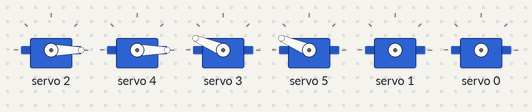
The sketch below on a simulated Arduino Uno, built with avr-gcc and run on an emulated ATmega328P. Parts: 6 × servo. What the sketch prints to the serial monitor is not drawn.

Above: at 0.05 s.
At 1.75 s:
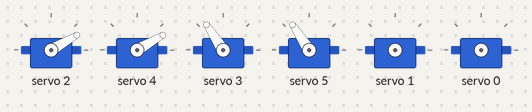
At 3.5 s:
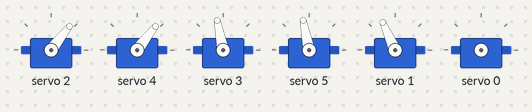
At 7.0 s:
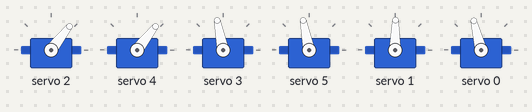
At 10.15 s:
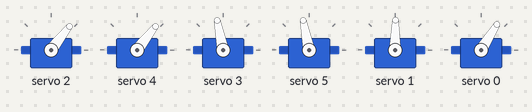
At 14.0 s:
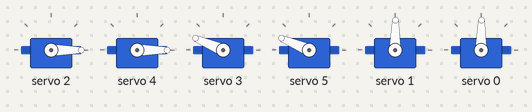
Timing chart, 0 to 18.2 s (numbered marks = the images above):
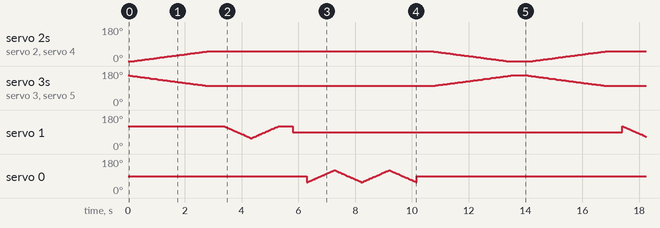

The sketch:

eye_Ball.ino
```cpp
#include <Wire.h>
#include <Adafruit_PWMServoDriver.h>

Adafruit_PWMServoDriver pwm = Adafruit_PWMServoDriver(0x40);

#define SERVOMIN  100  // Minimum pulse length for 0°
#define SERVOMAX  500  // Maximum pulse length for 180°

#define Yarm 0
#define Xarm 1
#define top_left_eyelid 2
#define bottom_left_eyelid 3
#define top_right_eyelid 4
#define bottom_right_eyelid 5

void setup() {
    Serial.begin(115200);
    Wire.begin();
    pwm.begin();
    pwm.setPWMFreq(50); // 50Hz for servos

    Serial.println("Starting synchronized slow blink...");
}

void loop() {
    eye_open();
    delay(500);
    rotate_X_axis();
    delay(500);
    eye_center();
    delay(500);
    rotate_Y_axis();
    rotate_Y_axis();
    delay(500);
    eye_close();
    delay(500);
    //slow_blink(); // Blink the eyes
    //delay(1000);  // Wait before blinking again
}

// Function to move servo to a specific angle
void setServoAngle(int channel, int angle) {
    int pulse = map(angle, 0, 180, SERVOMIN, SERVOMAX);
    pwm.setPWM(channel, 0, pulse);
}

// Function for smooth synchronized blinking
void slow_blink() {
    for (int angle = 55; angle >= 2; angle--) {
        setServoAngle(top_left_eyelid, angle);
        setServoAngle(top_right_eyelid, angle);
        setServoAngle(bottom_left_eyelid, 36 + (120 - angle));
        setServoAngle(bottom_right_eyelid, 36 + (120 - angle));
        delay(50); // Adjust for smoothness
    }

    delay(100); // Keep eyes closed for a brief moment

    for (int angle = 2; angle <= 55; angle++) {
        setServoAngle(top_left_eyelid, angle);
        setServoAngle(top_right_eyelid, angle);
        setServoAngle(bottom_left_eyelid, 36 + (120 - angle));
        setServoAngle(bottom_right_eyelid, 36 + (120 - angle));
        delay(50); // Adjust for smoothness
    }

    Serial.println("Blink completed.");
}
void eye_close() {
    for (int angle = 55; angle >= 2; angle--) {
        setServoAngle(top_left_eyelid, angle);
        setServoAngle(top_right_eyelid, angle);
        setServoAngle(bottom_left_eyelid, 36 + (120 - angle));
        setServoAngle(bottom_right_eyelid, 36 + (120 - angle));
        delay(50); // Adjust for smoothness
    }
}

void eye_open() {
    for (int angle = 2; angle <= 55; angle++) {
        setServoAngle(top_left_eyelid, angle);
        setServoAngle(top_right_eyelid, angle);
        setServoAngle(bottom_left_eyelid, 36 + (120 - angle));
        setServoAngle(bottom_right_eyelid, 36 + (120 - angle));
        delay(50); // Adjust for smoothness
    }
}

void rotate_X_axis() {
    for (int angle = 120; angle >= 60; angle--) {
        setServoAngle(Xarm, angle);
        delay(15);
    }
    for (int angle = 60; angle <= 120; angle++) {
        setServoAngle(Xarm, angle);
        delay(15);
    }
}

void rotate_Y_axis() {
    for (int angle = 60; angle <= 120; angle++) {
        setServoAngle(Yarm, angle);
        delay(15);
    }
    for (int angle = 120; angle >= 60; angle--) {
        setServoAngle(Yarm, angle);
        delay(15);
    }
    setServoAngle(Yarm, 90);
}

void eye_center() {
    setServoAngle(Xarm, 90);
    setServoAngle(Yarm, 90);
}
```

Measured:
- by itself, servo 1, servo 0: moves between 58° and 121°, repeating every 14.0 s
